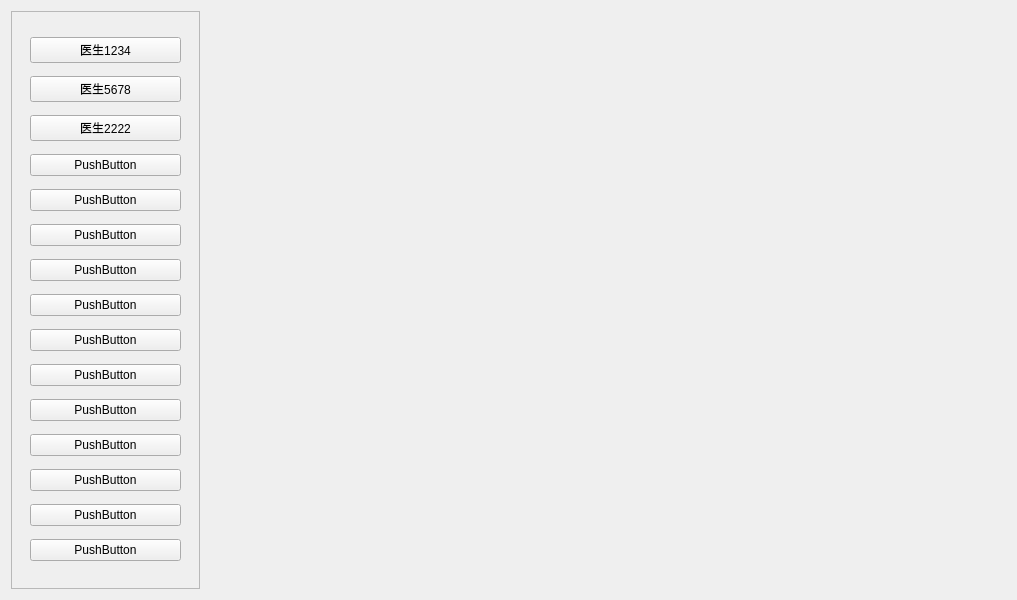
<?xml version="1.0" encoding="UTF-8"?>
<ui version="4.0">
 <class>patientChatWidget</class>
 <widget class="QWidget" name="patientChatWidget">
  <property name="geometry">
   <rect>
    <x>0</x>
    <y>0</y>
    <width>1017</width>
    <height>600</height>
   </rect>
  </property>
  <property name="windowTitle">
   <string>patientChatWidget</string>
  </property>
  <layout class="QHBoxLayout" name="horizontalLayout">
   <item>
    <widget class="QScrollArea" name="scrollArea">
     <property name="widgetResizable">
      <bool>true</bool>
     </property>
     <widget class="QWidget" name="scrollAreaWidgetContents">
      <property name="geometry">
       <rect>
        <x>0</x>
        <y>0</y>
        <width>191</width>
        <height>580</height>
       </rect>
      </property>
      <layout class="QVBoxLayout" name="verticalLayout_2">
       <item>
        <widget class="QWidget" name="widget" native="true">
         <layout class="QVBoxLayout" name="verticalLayout">
          <item>
           <widget class="QPushButton" name="doctor1234">
            <property name="text">
             <string>医生1234</string>
            </property>
           </widget>
          </item>
          <item>
           <widget class="QPushButton" name="doctor5678">
            <property name="text">
             <string>医生5678</string>
            </property>
           </widget>
          </item>
          <item>
           <widget class="QPushButton" name="doctor2222">
            <property name="text">
             <string>医生2222</string>
            </property>
           </widget>
          </item>
          <item>
           <widget class="QPushButton" name="pushButton_4">
            <property name="text">
             <string>PushButton</string>
            </property>
           </widget>
          </item>
          <item>
           <widget class="QPushButton" name="pushButton_8">
            <property name="text">
             <string>PushButton</string>
            </property>
           </widget>
          </item>
          <item>
           <widget class="QPushButton" name="pushButton_5">
            <property name="text">
             <string>PushButton</string>
            </property>
           </widget>
          </item>
          <item>
           <widget class="QPushButton" name="pushButton_9">
            <property name="text">
             <string>PushButton</string>
            </property>
           </widget>
          </item>
          <item>
           <widget class="QPushButton" name="pushButton_7">
            <property name="text">
             <string>PushButton</string>
            </property>
           </widget>
          </item>
          <item>
           <widget class="QPushButton" name="pushButton_6">
            <property name="text">
             <string>PushButton</string>
            </property>
           </widget>
          </item>
          <item>
           <widget class="QPushButton" name="pushButton_10">
            <property name="text">
             <string>PushButton</string>
            </property>
           </widget>
          </item>
          <item>
           <widget class="QPushButton" name="pushButton_11">
            <property name="text">
             <string>PushButton</string>
            </property>
           </widget>
          </item>
          <item>
           <widget class="QPushButton" name="pushButton_14">
            <property name="text">
             <string>PushButton</string>
            </property>
           </widget>
          </item>
          <item>
           <widget class="QPushButton" name="pushButton_13">
            <property name="text">
             <string>PushButton</string>
            </property>
           </widget>
          </item>
          <item>
           <widget class="QPushButton" name="pushButton_15">
            <property name="text">
             <string>PushButton</string>
            </property>
           </widget>
          </item>
          <item>
           <widget class="QPushButton" name="pushButton_12">
            <property name="text">
             <string>PushButton</string>
            </property>
           </widget>
          </item>
         </layout>
        </widget>
       </item>
      </layout>
     </widget>
    </widget>
   </item>
   <item>
    <widget class="dbWidget" name="mainChat" native="true">
     <property name="minimumSize">
      <size>
       <width>800</width>
       <height>0</height>
      </size>
     </property>
     <property name="maximumSize">
      <size>
       <width>800</width>
       <height>16777215</height>
      </size>
     </property>
    </widget>
   </item>
  </layout>
 </widget>
 <customwidgets>
  <customwidget>
   <class>dbWidget</class>
   <extends>QWidget</extends>
   <header location="global">dbwidget.h</header>
   <container>1</container>
  </customwidget>
 </customwidgets>
 <resources/>
 <connections/>
</ui>
